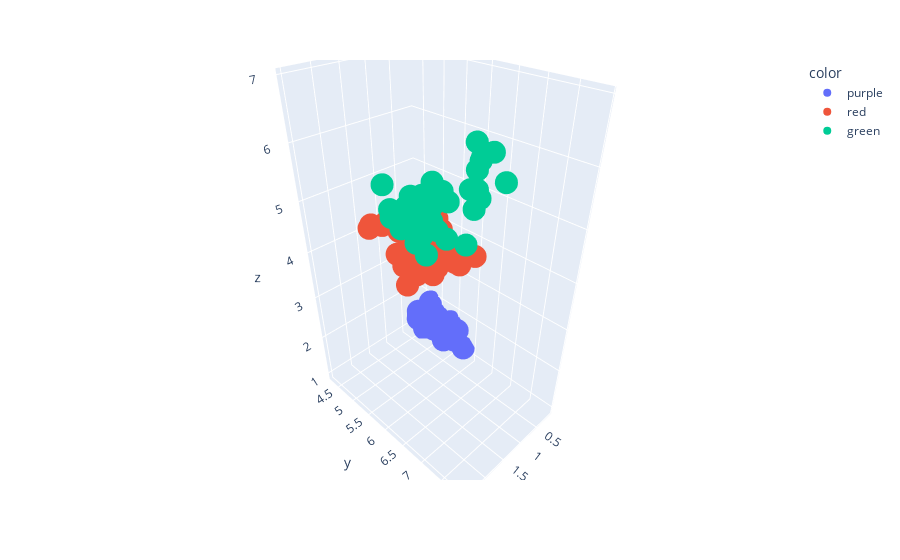

The notebook cell this image was saved under:
### Markdown cell above
### K-Means Algorithm
K-Means is a simple unsupervised machine learning algorithm that groups data into the number $K$ of clusters specified by the user, even if it is not the optimal number of clusters for the dataset.

### Code cell
# Fitting the model with a dummy model, with 3 clusters (we already know there are 3 classes in the Iris dataset)
k = 3
k_means = KMeans(n_clusters=k, random_state=667)
k_means.fit(X)

# # Setting the colors to match cluster results
colors = ['red' if label == 0 else 'purple' if label==1 else 'green' for label in k_means.labels_]

# ax.scatter(X[:,3], X[:,0], X[:,2], c=colors)
fig = px.scatter_3d(X, x =X[:,3], y=X[:,0], z=X[:,2],color=colors)
fig.show()

### Figure 1 — Plotly figure (JSON) as saved in the notebook; plotly's stock layout.template omitted (floating-point values rounded to 4 significant figures)
{"data": [{"hovertemplate": "color=purple<br>x=%{x}<br>y=%{y}<br>z=%{z}<extra></extra>", "legendgroup": "purple", "marker": {"color": "#636efa", "symbol": "circle"}, "mode": "markers", "name": "purple", "scene": "scene", "showlegend": true, "type": "scatter3d", "x": [0.2, 0.2, 0.2, 0.2, 0.2, 0.4, 0.3, 0.2, 0.2, 0.1, 0.2, 0.2, 0.1, 0.1, 0.2, 0.4, 0.4, 0.3, 0.3, 0.3, 0.2, 0.4, 0.2, 0.5, 0.2, 0.2, 0.4, 0.2, 0.2, 0.2, 0.2, 0.4, 0.1, 0.2, 0.2, 0.2, 0.2, 0.1, 0.2, 0.2, 0.3, 0.3, 0.2, 0.6, 0.4, 0.3, 0.2, 0.2, 0.2, 0.2], "y": [5.1, 4.9, 4.7, 4.6, 5, 5.4, 4.6, 5, 4.4, 4.9, 5.4, 4.8, 4.8, 4.3, 5.8, 5.7, 5.4, 5.1, 5.7, 5.1, 5.4, 5.1, 4.6, 5.1, 4.8, 5, 5, 5.2, 5.2, 4.7, 4.8, 5.4, 5.2, 5.5, 4.9, 5, 5.5, 4.9, 4.4, 5.1, 5, 4.5, 4.4, 5, 5.1, 4.8, 5.1, 4.6, 5.3, 5], "z": [1.4, 1.4, 1.3, 1.5, 1.4, 1.7, 1.4, 1.5, 1.4, 1.5, 1.5, 1.6, 1.4, 1.1, 1.2, 1.5, 1.3, 1.4, 1.7, 1.5, 1.7, 1.5, 1, 1.7, 1.9, 1.6, 1.6, 1.5, 1.4, 1.6, 1.6, 1.5, 1.5, 1.4, 1.5, 1.2, 1.3, 1.4, 1.3, 1.5, 1.3, 1.3, 1.3, 1.6, 1.9, 1.4, 1.6, 1.4, 1.5, 1.4]}, {"hovertemplate": "color=red<br>x=%{x}<br>y=%{y}<br>z=%{z}<extra></extra>", "legendgroup": "red", "marker": {"color": "#EF553B", "symbol": "circle"}, "mode": "markers", "name": "red", "scene": "scene", "showlegend": true, "type": "scatter3d", "x": [1.4, 1.5, 1.3, 1.5, 1.3, 1.6, 1, 1.3, 1.4, 1, 1.5, 1, 1.4, 1.3, 1.4, 1.5, 1, 1.5, 1.1, 1.8, 1.3, 1.5, 1.2, 1.3, 1.4, 1.4, 1.5, 1, 1.1, 1, 1.2, 1.6, 1.5, 1.6, 1.5, 1.3, 1.3, 1.3, 1.2, 1.4, 1.2, 1, 1.3, 1.2, 1.3, 1.3, 1.1, 1.3, 1.9, 1.7, 2, 2.4, 1.5, 2, 1.8, 1.8, 1.8, 1.5, 1.8, 1.9, 1.9, 1.8], "y": [7, 6.4, 5.5, 6.5, 5.7, 6.3, 4.9, 6.6, 5.2, 5, 5.9, 6, 6.1, 5.6, 6.7, 5.6, 5.8, 6.2, 5.6, 5.9, 6.1, 6.3, 6.1, 6.4, 6.6, 6.8, 6, 5.7, 5.5, 5.5, 5.8, 6, 5.4, 6, 6.7, 6.3, 5.6, 5.5, 5.5, 6.1, 5.8, 5, 5.6, 5.7, 5.7, 6.2, 5.1, 5.7, 5.8, 4.9, 5.7, 5.8, 6, 5.6, 6.3, 6.2, 6.1, 6.3, 6, 5.8, 6.3, 5.9], "z": [4.7, 4.5, 4, 4.6, 4.5, 4.7, 3.3, 4.6, 3.9, 3.5, 4.2, 4, 4.7, 3.6, 4.4, 4.5, 4.1, 4.5, 3.9, 4.8, 4, 4.9, 4.7, 4.3, 4.4, 4.8, 4.5, 3.5, 3.8, 3.7, 3.9, 5.1, 4.5, 4.5, 4.7, 4.4, 4.1, 4, 4.4, 4.6, 4, 3.3, 4.2, 4.2, 4.2, 4.3, 3, 4.1, 5.1, 4.5, 5, 5.1, 5, 4.9, 4.9, 4.8, 4.9, 5.1, 4.8, 5.1, 5, 5.1]}, {"hovertemplate": "color=green<br>x=%{x}<br>y=%{y}<br>z=%{z}<extra></extra>", "legendgroup": "green", "marker": {"color": "#00cc96", "symbol": "circle"}, "mode": "markers", "name": "green", "scene": "scene", "showlegend": true, "type": "scatter3d", "x": [1.5, 1.7, 2.5, 2.1, 1.8, 2.2, 2.1, 1.8, 1.8, 2.5, 2, 1.9, 2.1, 2.3, 1.8, 2.2, 2.3, 2.3, 2, 2.1, 1.8, 2.1, 1.6, 1.9, 2, 2.2, 1.4, 2.3, 2.4, 1.8, 2.1, 2.4, 2.3, 2.3, 2.5, 2.3, 2, 2.3], "y": [6.9, 6.7, 6.3, 7.1, 6.3, 6.5, 7.6, 7.3, 6.7, 7.2, 6.5, 6.4, 6.8, 6.4, 6.5, 7.7, 7.7, 6.9, 7.7, 6.7, 7.2, 6.4, 7.2, 7.4, 7.9, 6.4, 6.1, 7.7, 6.3, 6.4, 6.9, 6.7, 6.9, 6.8, 6.7, 6.7, 6.5, 6.2], "z": [4.9, 5, 6, 5.9, 5.6, 5.8, 6.6, 6.3, 5.8, 6.1, 5.1, 5.3, 5.5, 5.3, 5.5, 6.7, 6.9, 5.7, 6.7, 5.7, 6, 5.6, 5.8, 6.1, 6.4, 5.6, 5.6, 6.1, 5.6, 5.5, 5.4, 5.6, 5.1, 5.9, 5.7, 5.2, 5.2, 5.4]}], "layout": {"legend": {"title": {"text": "color"}, "tracegroupgap": 0}, "margin": {"t": 60}, "scene": {"domain": {"x": [0, 1], "y": [0, 1]}, "xaxis": {"title": {"text": "x"}}, "yaxis": {"title": {"text": "y"}}, "zaxis": {"title": {"text": "z"}}}}}
